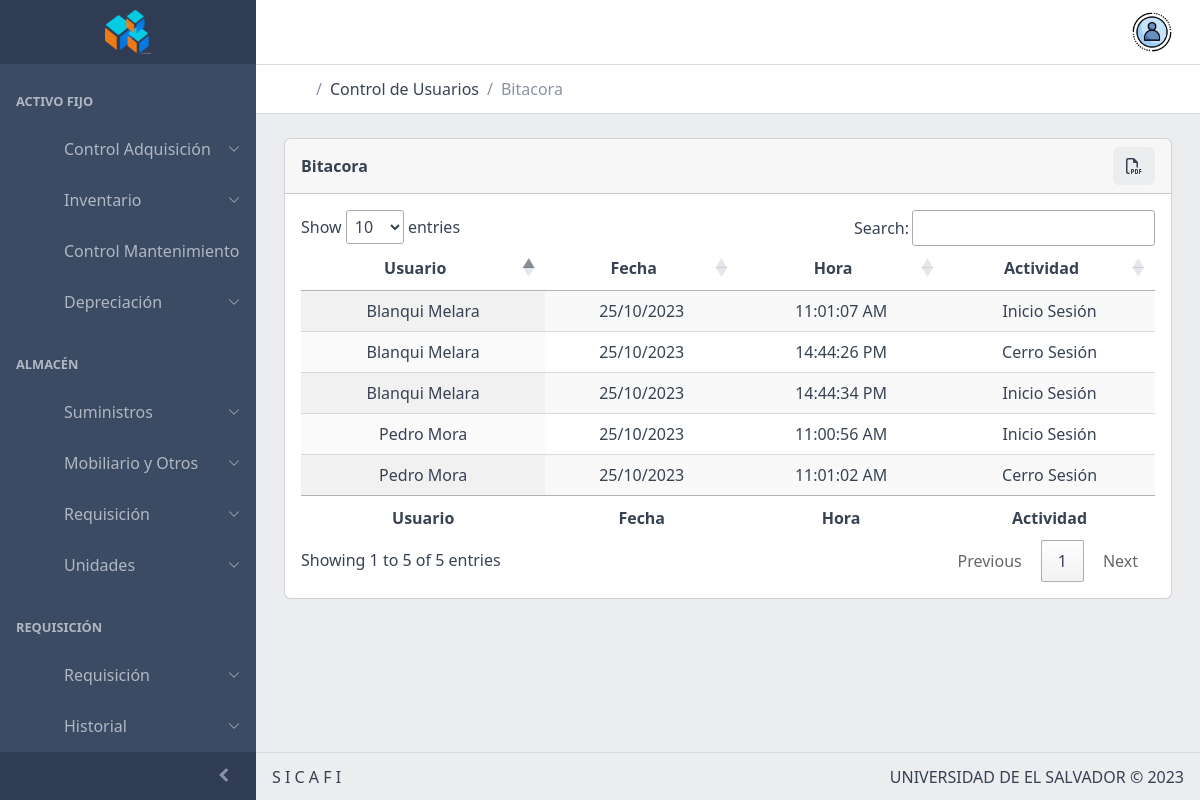
/dist/bitacora.php (signed in), run on the app's committed database.
### tables this page shows
CREATE TABLE `bitacora` (
  `id` bigint(20) NOT NULL AUTO_INCREMENT,
  `evento` text NOT NULL,
  `usuario` varchar(20) NOT NULL,
  `fecha_creacion` timestamp NOT NULL DEFAULT current_timestamp(),
  PRIMARY KEY (`id`)
);

### dist/bitacora.php (the view, shortened to what this page needs)
<?php
if (isset($_SESSION['usuarioActivo'])) {
?>
<!DOCTYPE html>
<html lang="en">
<?php include("head/head.php"); ?>
<body>
  <?php include("menu/verti.php"); ?>
  <div class="wrapper d-flex flex-column min-vh-100 bg-light">
    <header class="header header-sticky mb-4">
      <?php include("menu/hori.php");?>
      <div class="header-divider"></div>
      <div class="container-fluid">
        <nav aria-label="breadcrumb">
          <ol class="breadcrumb my-0 ms-2">
            <li class="breadcrumb-item">
              <a href="index.php"><svg class="icon me-2">
                  <use xlink:href="vendors/@coreui/icons/svg/free.svg#cil-home">
                  </use>
                </svg></a>
            </li>
            <li class="breadcrumb-item">
              <span>Control de Usuarios</span>
            </li>
            <li class="breadcrumb-item active">
              <span>Bitacora</span>
            </li>
          </ol>
        </nav>
      </div>
    </header>
    <?php
        $conexion=mysqli_connect('localhost','root', '', 'sicafi');
        $sql="SELECT * from bitacora order by id ASC";
        $bitacoras= mysqli_query($conexion, $sql) or die("No se puedo ejecutar la consulta"); ?>
    <div class="body flex-grow-1 px-3">
      <div class="container-lg">
        <div class="row">
          <div class="col-12">
            <div class="card mb-4">
              <div class="card-header">
                <div class="d-flex justify-content-between">
                  <div class="my-auto">
                    <strong>Bitacora</strong>
                  </div>
                  <div>
                    <button type="button" class="btn btn-light" title="Reporte" data-coreui-toggle="modal"
                      data-coreui-target="#modalRe" data-coreui-whatever="@mdo" style="float: right;"><i
                        class="fa fa-file-pdf-o" aria-hidden="true"></i>
                    </button>
                  </div>
                </div>
              </div>
              <div class="card-body">
                <table id="miTabla" class="display" style="width:100%" cellpadding="0" cellspacing="0">
                  <thead>
                    <tr>
                      <th style="text-align:center;">Usuario</th>
                      <th style="text-align:center;">Fecha</th>
                      <th style="text-align:center;">Hora</th>
                      <th style="text-align:center;">Actividad</th>
                    </tr>
                  </thead>
                  <tbody style="text-align:center;">
                    <?php While ($bitacora = mysqli_fetch_assoc($bitacoras)) {
                  ?>
                    <tr>
                      <td><?php echo $bitacora['usuario'] ?></td>
                      <td><?php echo date('d/m/Y',strtotime($bitacora['fecha_creacion'])) ?></td>
                      <td><?php echo date('H:i:s A',strtotime($bitacora['fecha_creacion'])) ?></td>
                      <td><?php echo $bitacora['evento'] ?></td>
                    </tr>
                    <?php } ?>
                  </tbody>
                  <tfoot>
                    <tr>
                      <th style="text-align:center;">Usuario</th>
                      <th style="text-align:center;">Fecha</th>
                      <th style="text-align:center;">Hora</th>
                      <th style="text-align:center;">Actividad</th>
                    </tr>
                  </tfoot>
                </table>
              </div>
            </div>
          </div>
        </div>
      </div>
    </div>
    <?php include("foot/foot.php"); ?>
  </div>
</body>
</html>
<?php
}

### data on the page
bitacora: usuario "Pedro Mora", fecha_creacion "25/10/2023", fecha_creacion "11:00:56 AM", evento "Inicio Sesión"
bitacora: usuario "Pedro Mora", fecha_creacion "25/10/2023", fecha_creacion "11:01:02 AM", evento "Cerro Sesión"
bitacora: usuario "Blanqui Melara", fecha_creacion "25/10/2023", fecha_creacion "11:01:07 AM", evento "Inicio Sesión"
bitacora: usuario "Blanqui Melara", fecha_creacion "25/10/2023", fecha_creacion "14:44:26 PM", evento "Cerro Sesión"
bitacora: usuario "Blanqui Melara", fecha_creacion "25/10/2023", fecha_creacion "14:44:34 PM", evento "Inicio Sesión"
